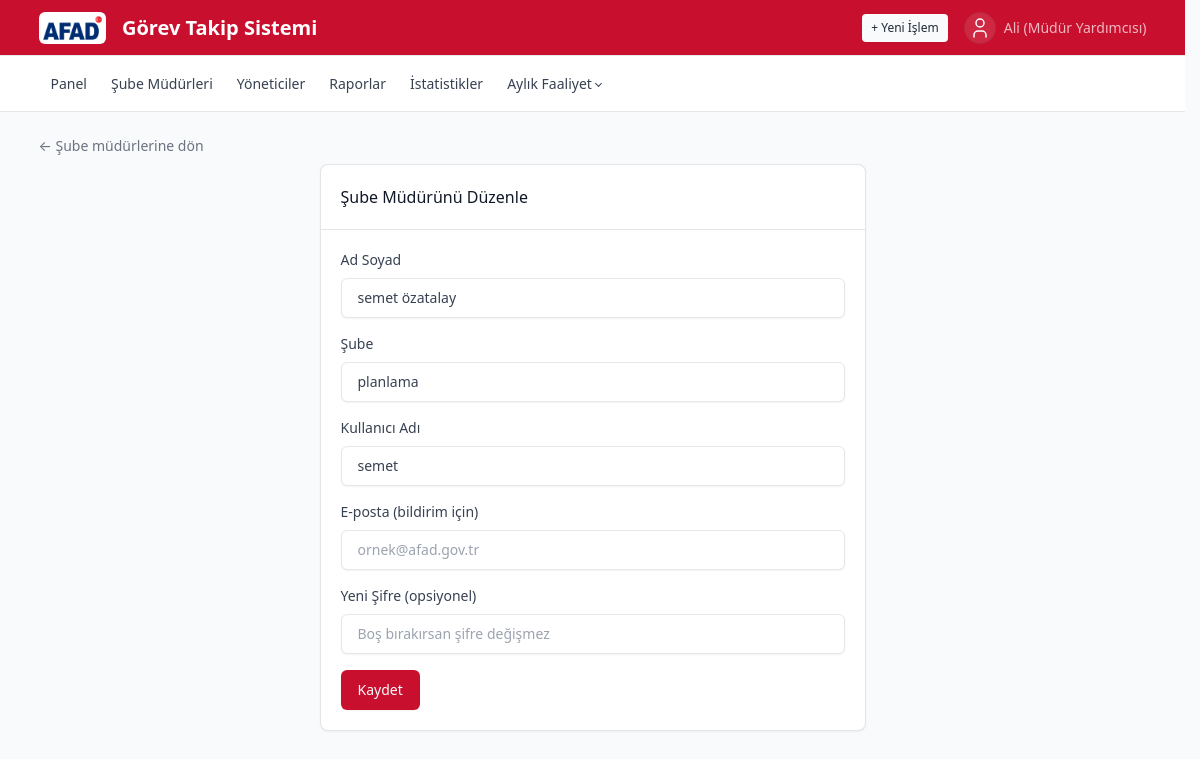
The page /users/2/edit (signed in) on the database its author committed.
### tables this page shows
CREATE TABLE users (
            id INTEGER PRIMARY KEY AUTOINCREMENT,
            username TEXT UNIQUE NOT NULL,
            password_hash TEXT NOT NULL,
            full_name TEXT NOT NULL,
            role TEXT NOT NULL CHECK(role IN ('admin','manager')),
            department TEXT,
            is_active INTEGER NOT NULL DEFAULT 1
        , email TEXT);

### app.py (the view, shortened to what this page needs)
@app.route("/users/<int:user_id>/edit", methods=["GET", "POST"])
@login_required
@admin_required
def edit_user(user_id):
    db = get_db()
    manager = db.execute("SELECT * FROM users WHERE id=? AND role='manager'", (user_id,)).fetchone()
    if not manager:
        flash("Şube müdürü bulunamadı.", "error")
        return redirect(url_for("users"))
    return render_template("edit_user.html", manager=manager)

### app.py (called while the page is built)
def get_db():
    if "db" not in g:
        g.db = sqlite3.connect(DB_PATH)
        g.db.row_factory = sqlite3.Row
        g.db.execute("PRAGMA foreign_keys = ON")
    return g.db

def login_required(f):
    @wraps(f)
    def wrapper(*args, **kwargs):
        if "user_id" not in session:
            return redirect(url_for("login"))
        return f(*args, **kwargs)
    return wrapper

def admin_required(f):
    @wraps(f)
    def wrapper(*args, **kwargs):
        if session.get("role") != "admin":
            flash("Bu sayfaya erişim yetkiniz yok.", "error")
            return redirect(url_for("dashboard"))
        return f(*args, **kwargs)
    return wrapper

### templates/edit_user.html (shortened to what this page needs)
{% extends "base.html" %}
{% block content %}
<a href="{{ url_for('users') }}" class="text-secondary">← Şube müdürlerine dön</a>
<div class="row justify-content-center mt-2">
  <div class="col-12 col-lg-6">
    <div class="card">
      <div class="card-header"><h2 class="card-title">Şube Müdürünü Düzenle</h2></div>
      <div class="card-body">
        <form method="post">
          <div class="mb-3"><label class="form-label">Ad Soyad</label><input type="text" name="full_name" class="form-control" required value="{{ manager.full_name }}"></div>
          <div class="mb-3"><label class="form-label">Şube</label><input type="text" name="department" class="form-control" required value="{{ manager.department or '' }}"></div>
          <div class="mb-3"><label class="form-label">Kullanıcı Adı</label><input type="text" name="username" class="form-control" required value="{{ manager.username }}"></div>
          <div class="mb-3"><label class="form-label">E-posta (bildirim için)</label><input type="email" name="email" class="form-control" value="{{ manager.email or '' }}" placeholder="ornek@afad.gov.tr"></div>
          <div class="mb-3"><label class="form-label">Yeni Şifre (opsiyonel)</label><input type="text" name="password" class="form-control" placeholder="Boş bırakırsan şifre değişmez"></div>
          <button type="submit" class="btn btn-primary">Kaydet</button>
        </form>
      </div>
    </div>
  </div>
</div>
{% endblock %}

### static/style.css (style rules this page uses)
[data-bs-theme-primary="orange"] { --tblr-primary: #c8102e; --tblr-primary-rgb: 200, 16, 46; }

### rows shown on the page
users: full_name "semet özatalay", department "planlama", username "semet"

### other values the page prints
{{ session.get('full_name') }} "Ali (Müdür Yardımcısı)"
